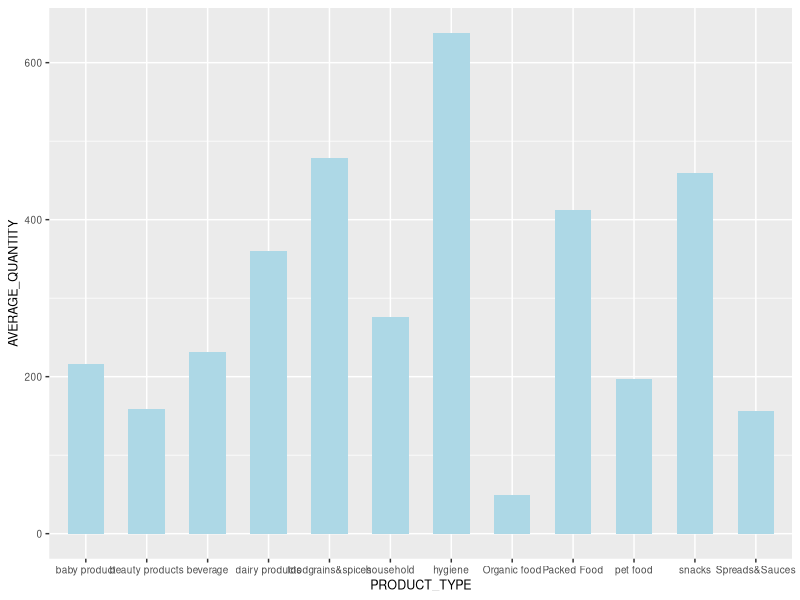
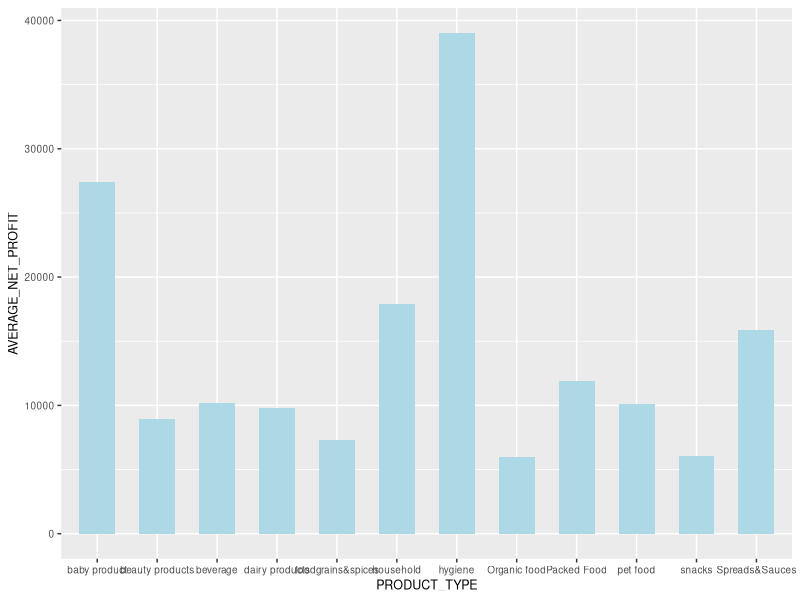
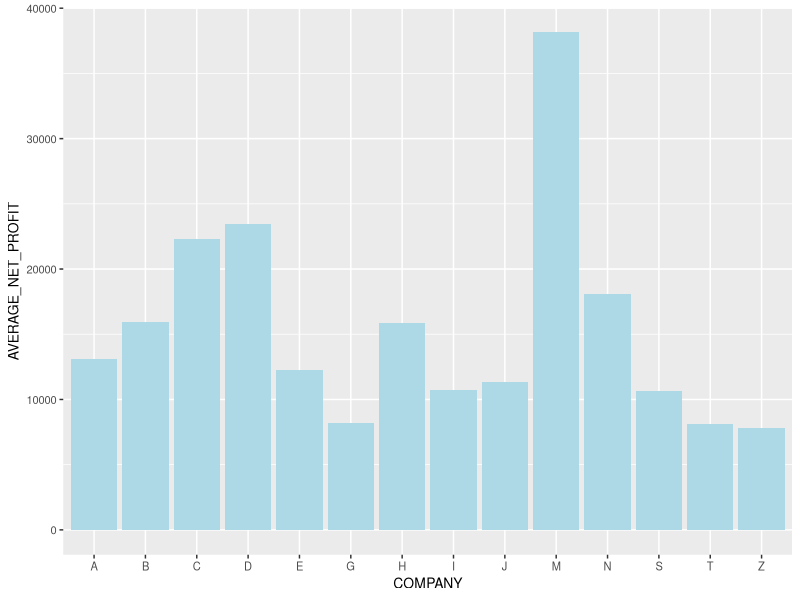
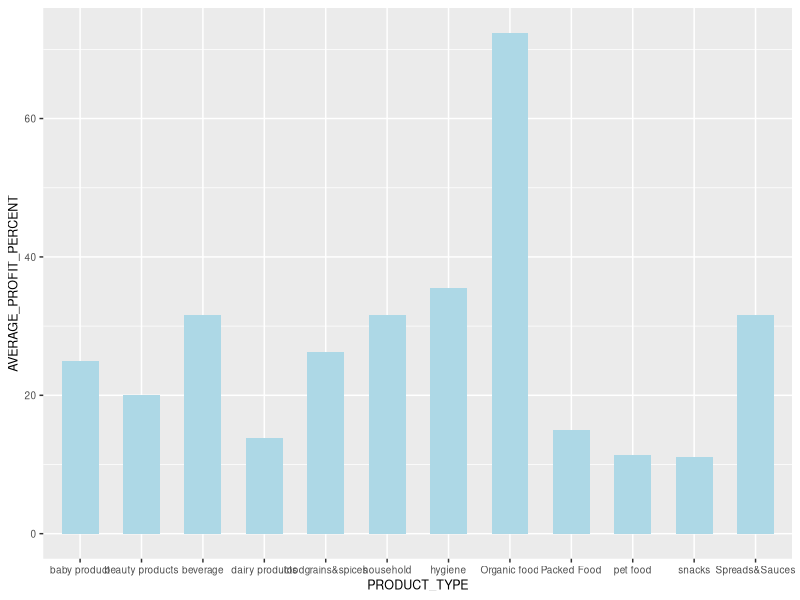
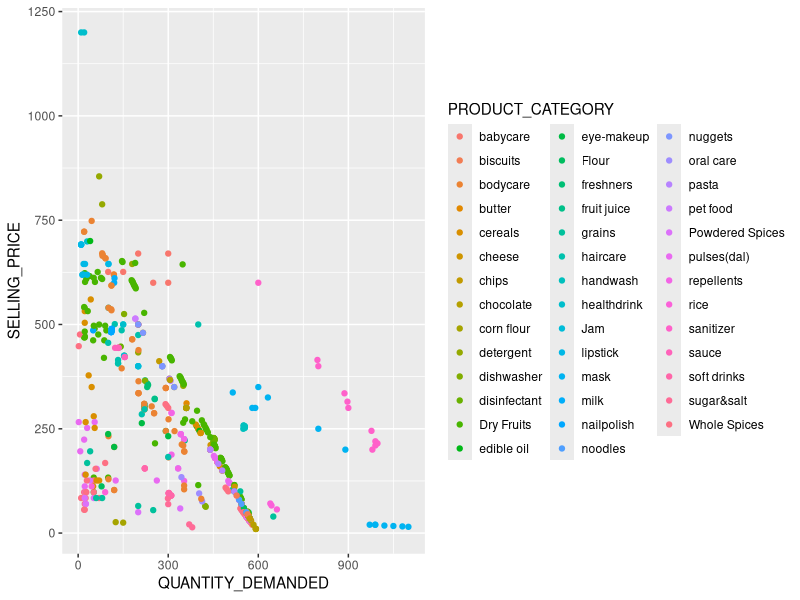

These charts were generated, in order, by the following R code:
####7.COLUMN PLOT

require(dplyr)
require(ggplot2)

store <-read.csv("FINAL DEPARTMENTAL STORE.csv")
View(store)



#7.1.PLOT FOR AVERAGE_NET_PROFIT & PRODUCT_TYPE

store %>% group_by(PRODUCT_TYPE) %>% 
   summarise(AVERAGE_QUANTITY=mean(QUANTITY_DEMANDED)) %>%
  ggplot(aes(x=PRODUCT_TYPE, y=AVERAGE_QUANTITY))+geom_col(width = 0.6, fill="light blue")+theme(text = element_text(size = 9))



#7.2.PLOT FOR AVERAGE_QUANTITY & PRODUCT_TYPE
store %>% group_by(PRODUCT_TYPE) %>% 
  summarise(AVERAGE_NET_PROFIT=mean(NET_PROFIT)) %>%
  ggplot(aes(x=PRODUCT_TYPE, y=AVERAGE_NET_PROFIT))+geom_col(width = 0.6, fill="light blue")+theme(text = element_text(size = 9))




#7.3.PLOT FOR AVERAGE_NET_PROFIT & COMPANY
store %>% group_by(COMPANY) %>% 
  
  summarise(AVERAGE_NET_PROFIT=mean(NET_PROFIT)) %>%
  ggplot(aes(x=COMPANY, y=AVERAGE_NET_PROFIT))+geom_col(fill="light blue")+theme(text = element_text(size = 10))




###SELF-ANALYSIS 5
#7.4.PLOT FOR AVERAGE_PROFIT_PERCENT & PRODUCT_TYPE
### This one I leave for you to think and write. 
###ALL THE BEST!
##Then analyze how these are related.

store %>% group_by(PRODUCT_TYPE) %>% 
  summarise(AVERAGE_PROFIT_PERCENT=mean(PROFIT_PERCENT, na.rm = TRUE)) %>%
  ggplot(aes(x=PRODUCT_TYPE, y=AVERAGE_PROFIT_PERCENT))+geom_col(width = 0.6, fill="light blue")+theme(text = element_text(size = 9))





###SOLUTION OF SELF-ANALYSIS 4
##6.4.PLOT FOR SELLING_PRICE & QUANTITY_DEMANDED

store %>% 
  ggplot(aes(x=QUANTITY_DEMANDED, y=SELLING_PRICE, color=PRODUCT_CATEGORY))+geom_point()


